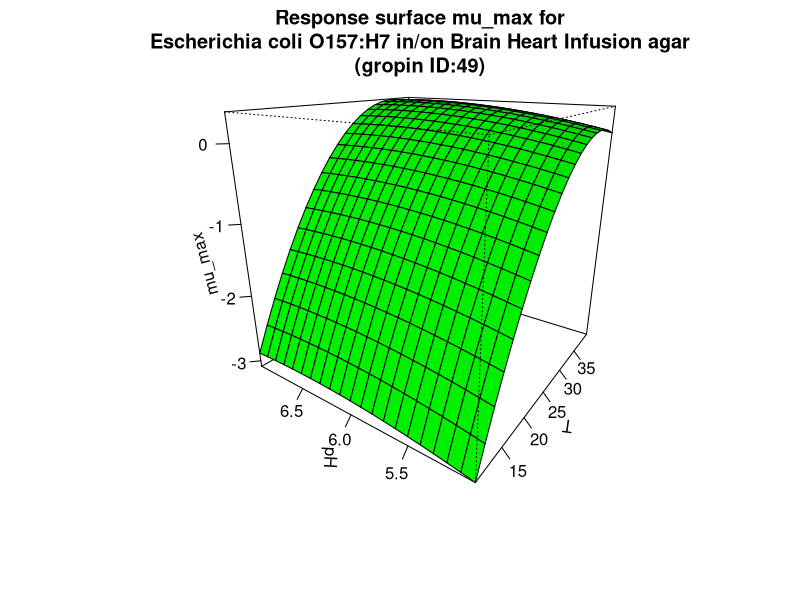

The R script that drew this image:
#############################
# start of Parameter script
#############################
T <- seq(10.01,39.96003996004,length.out=21)
pH <- seq(5.005,6.99300699300699,length.out=21)
#############################
# end of Parameter script
#############################
############################# 
# start of Model script Gropin ID 49 
#############################
 
# constant coefficients for this model
a0 <- -10.05
a1 <- 0.34
a2 <- 1.3
a3 <- -0.0048
a4 <- 0.00072
a5 <- -0.1
 
variables <- data.frame(T,pH)
argumentsPar <- expand.grid(variables)
 
# heart of the model
response_surface <- function(T,pH) {
   mumax <-(a0+(a1*T)+(a2*pH)+(a3*(T^2))+(a4*T*pH)+(a5*(pH^2)))

return(mumax=mumax)
} 

# output parameters
mumax <- cbind(argumentsPar,response_surface(argumentsPar['T'],argumentsPar['pH']))
colnames(mumax) <- c(colnames(argumentsPar),'mumax')
#############################
# End of Model script
#############################
############################# 
# start of Visualisation script Gropin ID 49 
#############################
persp(T,pH,matrix(unlist(mumax$mumax),nrow=21),col = 'green',xlab='T',ylab='pH',zlab='mu_max',main='Response surface mu_max for
Escherichia coli O157:H7 in/on Brain Heart Infusion agar
(gropin ID:49)',theta=305,phi=20,shade=0.25,ticktype = 'detailed')
#############################
# End of Visualisation script
#############################
